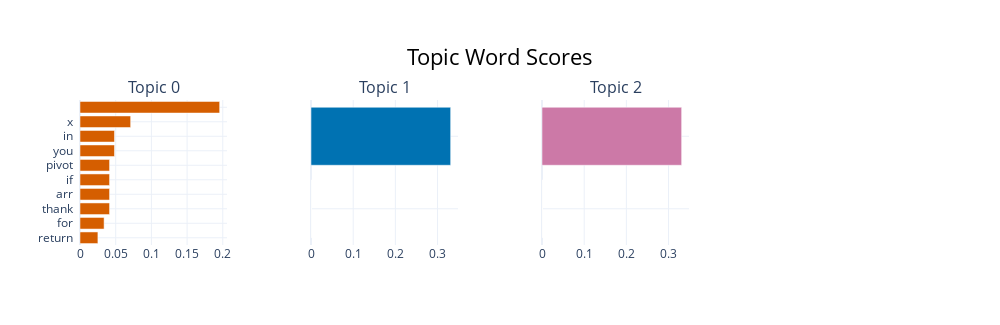

The code cell stored with this chart in its notebook:
### Code cell
# 1. Topic barchart
print("\n1. Topic Barchart")
fig_barchart = topic_model.visualize_barchart(top_n_topics=10, n_words=10)
figures_dict["chinese_topic_barchart"] = fig_barchart
fig_barchart

### Figure 1 — Plotly figure (JSON) as saved in the notebook; plotly's stock layout.template omitted (floating-point values rounded to 4 significant figures)
{"data": [{"marker": {"color": "#D55E00"}, "orientation": "h", "type": "bar", "x": [0.02507, 0.03376, 0.04141, 0.04141, 0.04141, 0.04141, 0.0483, 0.0483, 0.07094, 0.1956], "xaxis": "x", "y": ["return  ", "for  ", "thank  ", "arr  ", "if  ", "pivot  ", "you  ", "in  ", "x  ", "   "], "yaxis": "y"}, {"marker": {"color": "#0072B2"}, "orientation": "h", "type": "bar", "x": [1e-05, 1e-05, 1e-05, 1e-05, 1e-05, 1e-05, 1e-05, 1e-05, 1e-05, 0.331], "xaxis": "x2", "y": ["  ", "  ", "  ", "  ", "  ", "  ", "  ", "  ", "  ", "   "], "yaxis": "y2"}, {"marker": {"color": "#CC79A7"}, "orientation": "h", "type": "bar", "x": [1e-05, 1e-05, 1e-05, 1e-05, 1e-05, 1e-05, 1e-05, 1e-05, 1e-05, 0.331], "xaxis": "x3", "y": ["  ", "  ", "  ", "  ", "  ", "  ", "  ", "  ", "  ", "   "], "yaxis": "y3"}], "layout": {"annotations": [{"font": {"size": 16}, "showarrow": false, "text": "Topic 0", "x": 0.0875, "xanchor": "center", "xref": "paper", "y": 1, "yanchor": "bottom", "yref": "paper"}, {"font": {"size": 16}, "showarrow": false, "text": "Topic 1", "x": 0.3625, "xanchor": "center", "xref": "paper", "y": 1, "yanchor": "bottom", "yref": "paper"}, {"font": {"size": 16}, "showarrow": false, "text": "Topic 2", "x": 0.6375, "xanchor": "center", "xref": "paper", "y": 1, "yanchor": "bottom", "yref": "paper"}], "height": 325, "hoverlabel": {"bgcolor": "white", "font": {"family": "Rockwell", "size": 16}}, "showlegend": false, "title": {"font": {"color": "Black", "size": 22}, "text": "Topic Word Scores", "x": 0.5, "xanchor": "center", "yanchor": "top"}, "width": 1000, "xaxis": {"anchor": "y", "domain": [0, 0.175], "showgrid": true}, "xaxis2": {"anchor": "y2", "domain": [0.275, 0.45], "showgrid": true}, "xaxis3": {"anchor": "y3", "domain": [0.55, 0.725], "showgrid": true}, "xaxis4": {"anchor": "y4", "domain": [0.825, 1], "showgrid": true}, "yaxis": {"anchor": "x", "domain": [0, 1], "showgrid": true}, "yaxis2": {"anchor": "x2", "domain": [0, 1], "showgrid": true}, "yaxis3": {"anchor": "x3", "domain": [0, 1], "showgrid": true}, "yaxis4": {"anchor": "x4", "domain": [0, 1], "showgrid": true}}}
